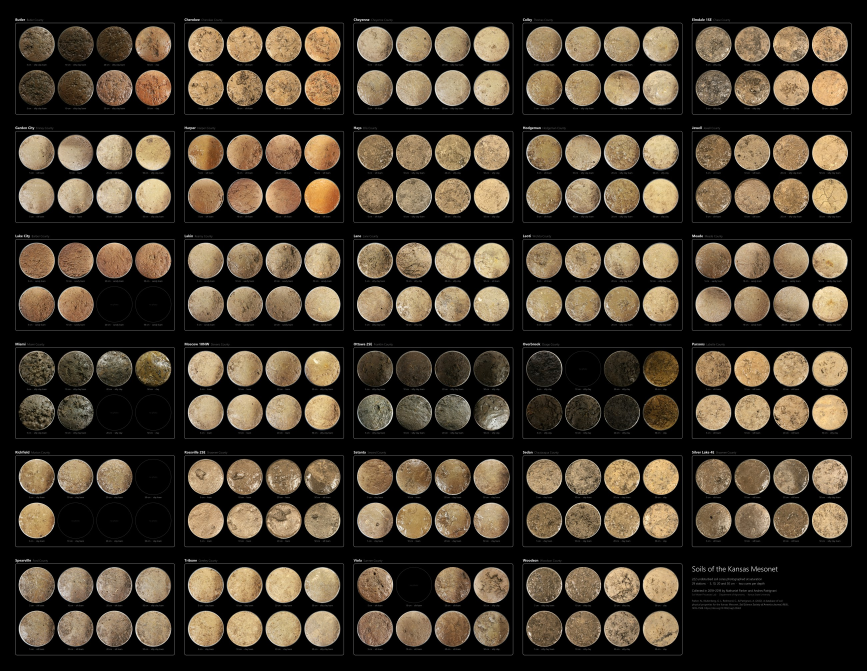
#> input picture docs/data/kansas_mesonet_soil_atlas_black_preview.jpg, 2600 x 2011 px, given in place of kansas_mesonet_soil_atlas_black.jpg, which was not available (shown at 1/3 size)
$ python build_atlas_tiles.py
#> lines starting #> are read from the running program, lines starting #| are printed output that depends on the picture; after the words box and inside, x2 and y2 are one past the last pixel; in counts of white or black regions, pixels touching at a corner belong together; pictures that were not available may be replaced by others from this repository, and a replacement may not be noted
"""Cut the soil core photo atlas into Deep Zoom (DZI) tiles for the dashboard's zoomable viewer.

Run from the repository root:
    python scripts/build_atlas_tiles.py

Reads docs/data/kansas_mesonet_soil_atlas_black.jpg (12,500 x 9,670 px) and writes
docs/data/atlas_files/{level}/{col}_{row}.jpg plus docs/data/atlas.js, which holds the image
size, tile layout and the bounding box of each station panel (used to zoom to a station).
A full-size decode of the atlas needs ~0.5 GB of memory, which browsers (phones especially)
handle poorly; tiles load only what is on screen.
"""

import json
import math
import shutil
from pathlib import Path

import numpy as np
from PIL import Image

Image.MAX_IMAGE_PIXELS = None

ROOT = Path(__file__).resolve().parents[1]
DATA = ROOT / 'docs' / 'data'
SRC = DATA / 'kansas_mesonet_soil_atlas_black.jpg'
TILES = DATA / 'atlas_files'
OUT_JS = DATA / 'atlas.js'
TILE, OVERLAP, QUALITY = 512, 1, 85

# Station panels in reading order (left to right, top to bottom), as laid out in the atlas
STATIONS = ['Butler', 'Cherokee', 'Cheyenne', 'Colby', 'Elmdale 1SE',
            'Garden City', 'Harper', 'Hays', 'Hodgeman', 'Jewell',
            'Lake City', 'Lakin', 'Lane', 'Leoti', 'Meade',
            'Miami', 'Moscow 10NW', 'Ottawa 2SE', 'Overbrook', 'Parsons',
            'Richfield', 'Rossville 2SE', 'Satanta', 'Sedan', 'Silver Lake 4E',
            'Spearville', 'Tribune', 'Viola', 'Woodson']


def line_groups(idx):
    """Collapse consecutive pixel indices into (start, end) runs."""
    out, start, prev = [], idx[0], idx[0]
    for i in idx[1:]:
        if i > prev + 2:
            out.append((start, prev))
            start = i
        prev = i
    out.append((start, prev))
    return out


def station_boxes(img):
    """Find the thin gray panel borders on a downscaled copy; return full-size [x, y, w, h] per station."""
    W, H = img.size
    scale = W / 2600
    small = np.asarray(img.resize((2600, round(H / scale)), Image.BILINEAR).convert('L')).astype(int)
    border = (small > 45) & (small < 140)
    rows = line_groups(np.flatnonzero(border.sum(1) > small.shape[1] * 0.55))
    cols = line_groups(np.flatnonzero(border.sum(0) > small.shape[0] * 0.5))
    assert len(rows) % 2 == 0 and len(cols) % 2 == 0, (rows, cols)
    row_spans = [(rows[i][0], rows[i + 1][1]) for i in range(0, len(rows), 2)]
    col_spans = [(cols[i][0], cols[i + 1][1]) for i in range(0, len(cols), 2)]
    gap = row_spans[1][0] - row_spans[0][1]            # space between panels holds the station title
    cells = [(c, r) for r in row_spans for c in col_spans]
    assert len(cells) >= len(STATIONS), f'{len(cells)} panels detected for {len(STATIONS)} stations'
    boxes = {}
    for name, ((x0, x1), (y0, y1)) in zip(STATIONS, cells):
        top = y0 - 0.7 * gap                            # include the title above the panel
        boxes[name] = [round(v * scale) for v in (x0, top, x1 - x0, y1 - top)]
    return boxes


def write_tiles(img):
    W, H = img.size
    max_level = math.ceil(math.log2(max(W, H)))
    if TILES.exists():
        shutil.rmtree(TILES)
    level_img, n = img, 0
    for level in range(max_level, -1, -1):
        w, h = level_img.size
        folder = TILES / str(level)
        folder.mkdir(parents=True)
        for col in range(math.ceil(w / TILE)):
            for row in range(math.ceil(h / TILE)):
                x0 = max(col * TILE - OVERLAP, 0)
                y0 = max(row * TILE - OVERLAP, 0)
                x1 = min((col + 1) * TILE + OVERLAP, w)
                y1 = min((row + 1) * TILE + OVERLAP, h)
                level_img.crop((x0, y0, x1, y1)).save(folder / f'{col}_{row}.jpg', quality=QUALITY)
                n += 1
        level_img = level_img.resize((max(1, math.ceil(w / 2)), max(1, math.ceil(h / 2))), Image.LANCZOS)
    return n


def main():
    img = Image.open(SRC).convert('RGB')
#> img is the input picture: PIL image 2600x2011 RGB; mean R, G, B 65.4, 55.7, 42.9
    boxes = station_boxes(img)
#> in station_boxes, `small = np.asarray(img.resize((2600, round(H / scale)), Image.BILINEAR..`:
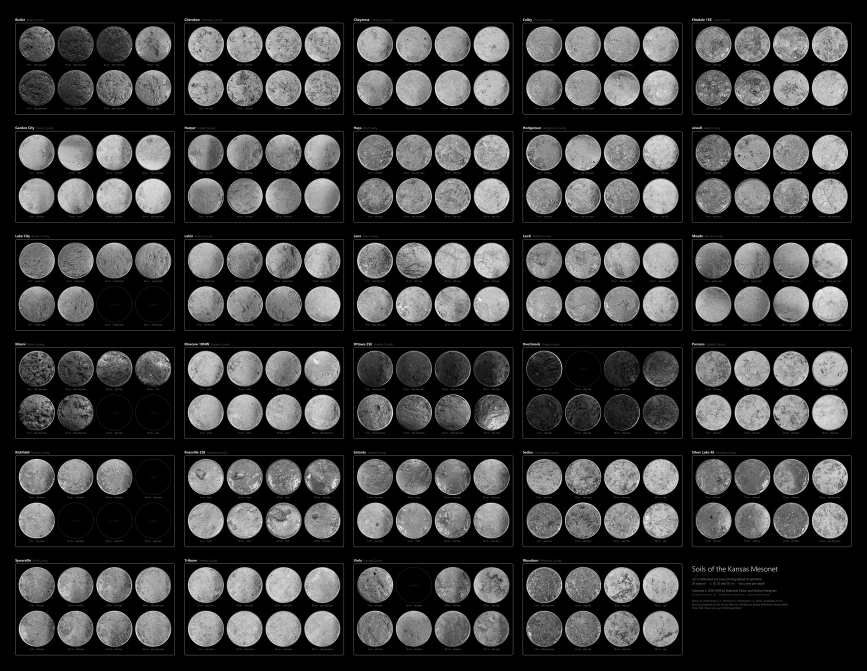
#> small: shape (2011, 2600) int64 (shown at 1/3 size); min 0, max 255, mean 57.1
#> in station_boxes, `border = (small > 45) & (small < 140)`:
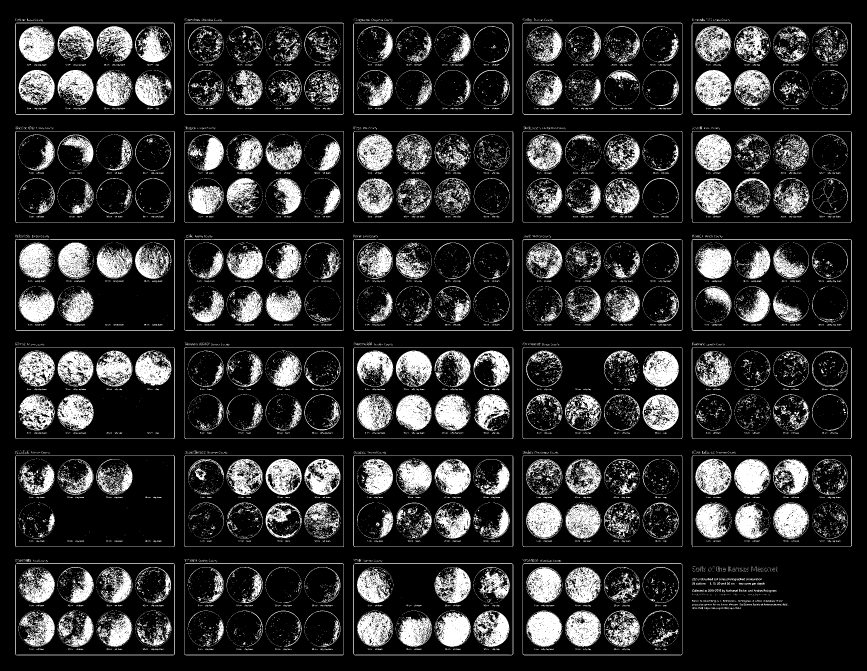
#> border: shape (2011, 2600) bool (shown at 1/3 size); 17.4% white; 26435 white regions (24864 under 20 px), largest, box (x1, y1, x2, y2) and area: (1579, 1834, 1685, 1940) 8284, (2203, 1377, 2311, 1485) 8175, (1188, 1184, 1294, 1291) 7879
#> in line_groups, `out, start, prev = [], idx[0], idx[0]`: out = []; start = 68
#> the loop in line_groups, `for i in idx[1:]:` made 17 passes
#> (i, start, prev) on passes 2, 4, 5, 6, 8, 10, 11, 12, 13, 14, 16: (342, 342, 342), (393, 393, 393), (667, 667, 667), (717, 717, 717), (991, 991, 991), (1042, 1042, 1042), (1316, 1316, 1316), (1366, 1366, 1366), (1640, 1640, 1640), (1690, 1690, 1690), (1964, 1964, 1964)
#> (i, prev) on passes 1, 3, 7, 9, 15, 17: (69, 69), (343, 343), (718, 718), (992, 992), (1691, 1691), (1965, 1965)
#> after the loop in line_groups, `for i in idx[1:]:`: out = [(68, 69), (342, 343), (393, 393), (667, 667), (717, 718), (991, 992), (1042, 1042), (1316, 1316), (1366, 1366), (1640, 1640), (1690, 1691)]
#> in station_boxes, `rows = line_groups(np.flatnonzero(border.sum(1) > small.shape[1] * 0.5..`: rows = [(68, 69), (342, 343), (393, 393), (667, 667), (717, 718), (991, 992), (1042, 1042), (1316, 1316), (1366, 1366), (1640, 1640), (1690, 1691), (1964, 1965)]
#> the loop in line_groups (call 2), `for i in idx[1:]:` made 15 passes
#> (i, start, prev) on passes 2, 4, 5, 6, 8, 10, 11, 12, 14: (523, 523, 523), (553, 553, 553), (1031, 1031, 1031), (1060, 1060, 1060), (1538, 1538, 1538), (1568, 1568, 1568), (2046, 2046, 2046), (2075, 2075, 2075), (2553, 2553, 2553)
#> (i, prev) on passes 1, 3, 7, 9, 13, 15: (46, 46), (524, 524), (1061, 1061), (1539, 1539), (2076, 2076), (2554, 2554)
#> in station_boxes, `cols = line_groups(np.flatnonzero(border.sum(0) > small.shape[0] * 0.5))`: cols = [(45, 46), (523, 524), (553, 553), (1031, 1031), (1060, 1061), (1538, 1539), (1568, 1568), (2046, 2046), (2075, 2076), (2553, 2554)]
#> in station_boxes, `row_spans = [(rows[i][0], rows[i + 1][1]) for i in range(0, len(rows),..`: row_spans = [(68, 343), (393, 667), (717, 992), (1042, 1316), (1366, 1640), (1690, 1965)]
#> in station_boxes, `col_spans = [(cols[i][0], cols[i + 1][1]) for i in range(0, len(cols),..`: col_spans = [(45, 524), (553, 1031), (1060, 1539), (1568, 2046), (2075, 2554)]
#> in station_boxes, `gap = row_spans[1][0] - row_spans[0][1]`: gap = 50
#> in station_boxes, `cells = [(c, r) for r in row_spans for c in col_spans]`: cells = 30 items
#> the loop in station_boxes, `for name, ((x0, x1), (y0, y1)) in zip(STATIONS, cells):` made 29 passes
#> (name, x0, x1, y0, y1, top) on passes 1 to 12: ('Butler', 45, 524, 68, 343, 33), ('Cherokee', 553, 1031, 68, 343, 33), ('Cheyenne', 1060, 1539, 68, 343, 33), ('Colby', 1568, 2046, 68, 343, 33), ('Elmdale 1SE', 2075, 2554, 68, 343, 33), ('Garden City', 45, 524, 393, 667, 358), ('Harper', 553, 1031, 393, 667, 358), ('Hays', 1060, 1539, 393, 667, 358), ('Hodgeman', 1568, 2046, 393, 667, 358), ('Jewell', 2075, 2554, 393, 667, 358), ('Lake City', 45, 524, 717, 992, 682), ('Lakin', 553, 1031, 717, 992, 682)
#> after the loop in station_boxes, `for name, ((x0, x1), (y0, y1)) in zip(STATIONS, cells):`: boxes = 29 items
#> boxes = 29 items
    n = write_tiles(img)
#> in write_tiles, `level_img, n = img, 0`: n = 0
#> the loop in write_tiles, `for level in range(max_level, -1, -1):` made 13 passes
#> pass 1, in write_tiles, `level_img.crop((x0, y0, x1, y1)).save(folder / f'{col}_{row}.jpg', qua..`:
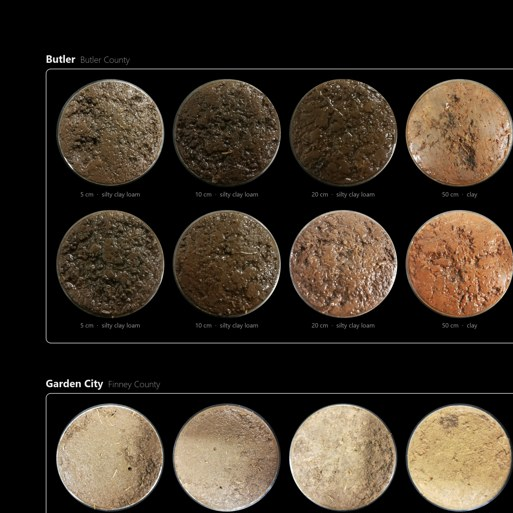
#> saved as 0_0.jpg: PIL image 513x513 RGB; mean R, G, B 57.5, 47.7, 36.9
#> pass 1, in write_tiles, `level_img.crop((x0, y0, x1, y1)).save(folder / f'{col}_{row}.jpg', qua..`:
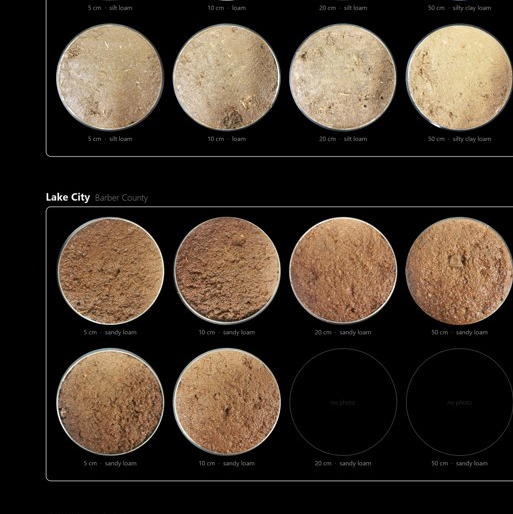
#> saved as 0_1.jpg: PIL image 513x514 RGB; mean R, G, B 61.8, 50.9, 40.1
#> pass 1, in write_tiles, `level_img.crop((x0, y0, x1, y1)).save(folder / f'{col}_{row}.jpg', qua..`:
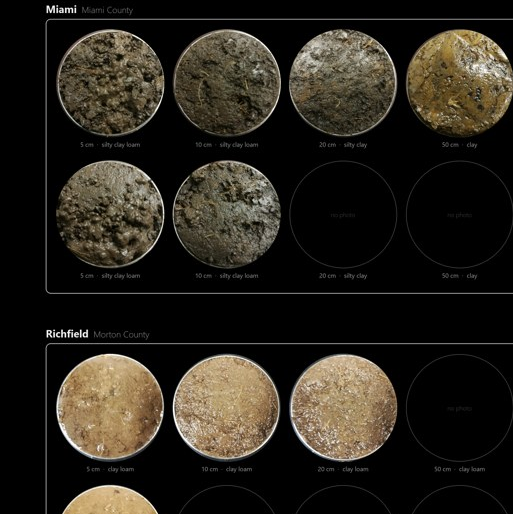
#> saved as 0_2.jpg: PIL image 513x514 RGB; mean R, G, B 40.2, 35.8, 27.8
#> pass 1, in write_tiles, `level_img.crop((x0, y0, x1, y1)).save(folder / f'{col}_{row}.jpg', qua..`:
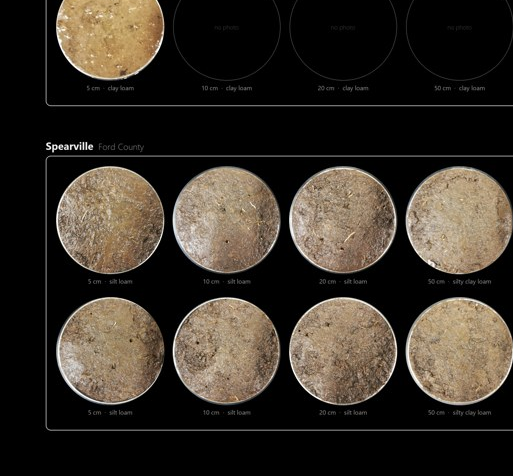
#> saved as 0_3.jpg: PIL image 513x476 RGB; mean R, G, B 54.9, 47.8, 39.3
#> after the loop in write_tiles, `for level in range(max_level, -1, -1):`: n = 42
#> n = 42
    atlas = {
        'width': img.size[0], 'height': img.size[1], 'tileSize': TILE, 'overlap': OVERLAP, 'format': 'jpg',
        'tiles': 'data/atlas_files/', 'preview': 'data/kansas_mesonet_soil_atlas_black_preview.jpg',
#> (the run stopped early here; a loop or call above may not have finished)
